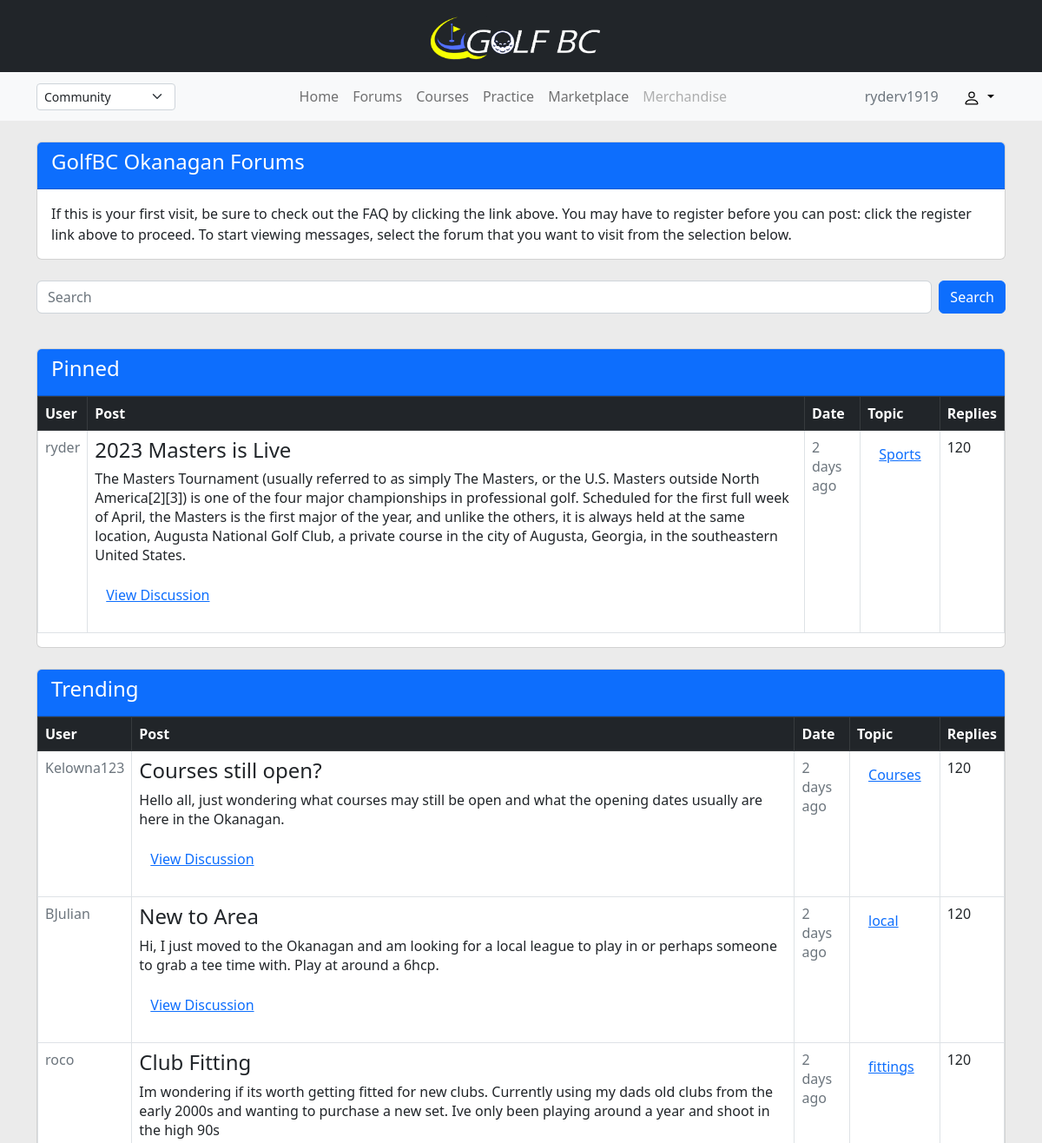
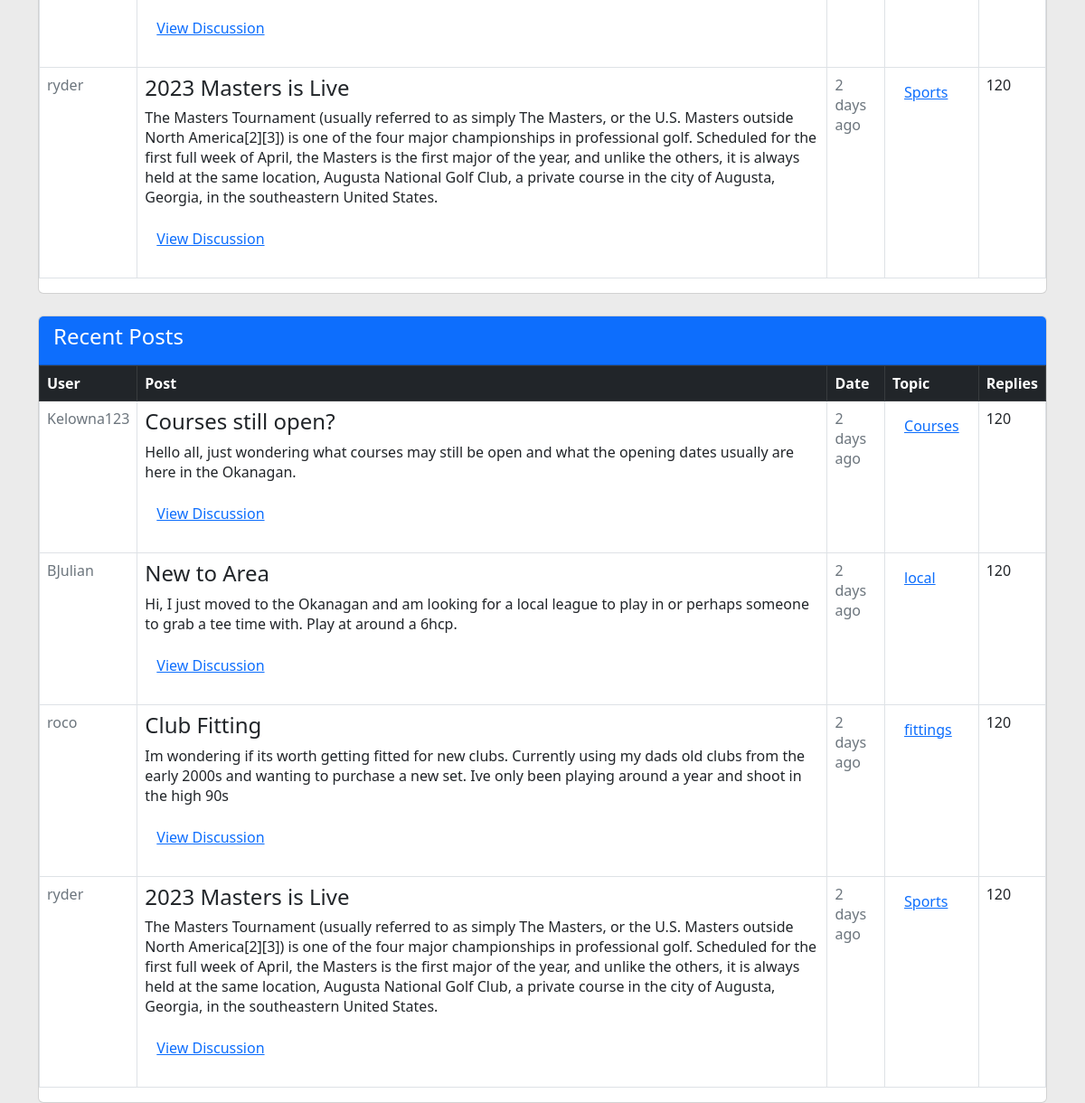
The page /client/forums.php (signed in) on the database its author committed (2 pictures, top to bottom).
### tables this page shows
CREATE TABLE `users` (
  `username` varchar(15) NOT NULL,
  `name` varchar(15) NOT NULL,
  `email` varchar(15) NOT NULL,
  `password` varchar(15) NOT NULL
);

CREATE TABLE `posts` (
  `id` varchar(40) NOT NULL,
  `title` text NOT NULL,
  `description` text NOT NULL,
  `user` varchar(15) NOT NULL,
  `topic` text DEFAULT NULL
);

### server/getTrending.php (the view, shortened to what this page needs)
<?php
include('../server/db_connect.php');
?>
<?php
$posts = mysqli_fetch_all(mysqli_query($connection, "SELECT * FROM posts ORDER BY id ASC"), MYSQLI_ASSOC);
empty($posts) ? $isArray = false : $isArray = true;
                        if ($isArray) {
                            foreach ($posts as $post){
                                echo
                                '
                                <tr>
                                <td scope="row">
                                    <div class="text-muted"><span>'.$post['user'].'</span></div>
                                </td>
                                <td>
                                  <h4 class="card-title">'.$post['title']. '</h4>
                                  <p class = "card-text">'.$post['description'].'</p>
                                  <form method="post" action="viewPost.php">
                                      <button class="btn btn-link" type = "submit">View Discussion</button>
                                          <input type="hidden" name="id" value="'.$post['id'].'"/>
                                  </form>
                              </td>
                              <td>
                              <div class="text-muted"><span>2 days ago</span></div>
                              </td>
                                <td><button class="btn btn-link" type = "submit">'.$post['topic'].'</button></td>
                                <td>120</td>
                                </tr>';;
                            }
                        }else {
                            echo '<script>alert("Unable to display posts")</script>';
                            }
?>

### client/components/headerNav.php (shortened to what this page needs)
<link rel="stylesheet" href= "./style.css">
<?php if (isset($_SESSION['user'])) {
  include('../server/db_connect.php');
  $result = mysqli_query($connection, "SELECT username FROM users WHERE username = '$_SESSION[user]'");
  $username = mysqli_fetch_assoc($result)['username'];
} ?>
<!DOCTYPE html>
<html lang="en">
<head>
        <link href="https://cdn.jsdelivr.net/npm/bootstrap@5.2.3/dist/css/bootstrap.min.css" rel="stylesheet">
        <link rel="stylesheet" href="https://cdn.jsdelivr.net/npm/bootstrap-icons@1.11.1/font/bootstrap-icons.css">
</head>
<body style = "background-color:#EBEBEB;">
<header class = "sticky-top">
<div>
    <nav class="navbar navbar-expand-sm sticky-top bg-dark navbar-dark justify-content-center">
        <a class="navbar-brand">
        <img src="./images/logo3.png" alt="Logo" width="197" height="57" class="d-inline-block align-text-center">
        </a>
    </nav>
<nav class="navbar navbar-expand-lg sticky-top bg-light navbar-light justify-content-center">
    <div class = "container">
    <ul class="nav">
            <li class="nav-item">
                <select class="form-select form-select-sm " aria-label="Default select example">
                    <option selected>Community</option>
                </select>
            </li>
    </ul>
    <div class = "d-flex flex-row mx-auto">
        <ul class="navbar-nav justify-content-center">
            <li class="nav-item">
            <a class="nav-link" href="home.php" target="_top" aria-current="page">Home</a>
            </li>
            <li class="nav-item">
            <a class="nav-link" href="forums.php" target="_top" aria-current="page">Forums</a>
            </li>
            <li class="nav-item">
            <a class="nav-link" href="courses.php" target="_top" aria-current="page">Courses</a>
            </li>
            <li class="nav-item">
            <a class="nav-link" href="practice.php" target="_top" aria-current="page">Practice</a>
            </li>
            <li class="nav-item">
            <a class="nav-link" href="marketplace.php" target="_top" aria-current="page">Marketplace</a>
            </li>
            <li class="nav-item">
            <a class="nav-link disabled" href="" target="_top" aria-current="page">Merchandise</a>
            </li>
        </ul>
    </div>
    <div class="btn-group">
    <?php if (isset($_SESSION['user'])){
                    echo '<ul class = "nav"><li class="nav-item"><a class="nav-link disabled" href="#">' . $username . '</a><li></ul>';
                    } ?>
                    <button class="btn btn-light dropdown-toggle" type="button" data-bs-toggle="dropdown" aria-expanded="false">
                    </button>
        </div>
</div>
</nav>
</div>
</header>

### server/getPinned.php (shortened to what this page needs)
<?php
include('../server/db_connect.php');
?>
<?php
$posts = mysqli_fetch_all(mysqli_query($connection, "SELECT * FROM posts WHERE user = 'ryder';"), MYSQLI_ASSOC);
empty($posts) ? $isArray = false : $isArray = true;
                        if ($isArray) {
                            foreach ($posts as $post){
                                echo
                                    '
                                    <tr>
                                    <td scope="row">
                                        <div class="text-muted"><span>'.$post['user'].'</span></div>
                                    </td>
                                    <td>
                                      <h4 class="card-title">'.$post['title']. '</h4>
                                      <p class = "card-text">'.$post['description'].'</p>
                                      <form method="post" action="../client/viewPost.php">
                                          <button class="btn btn-link" type = "submit">View Discussion</button>
                                              <input type="hidden" name="id" value="'.$post['id'].'"/>
                                      </form>
                                  </td>
                                  <td>
                                  <div class="text-muted"><p>2 days ago</p></div>
                                  </td>
                                    <td><button class="btn btn-link" type = "submit">'.$post['topic'].'</button></td>
                                    <td>120</td>
                                    </tr>';
                            }
                        }else {
                            echo '<script>alert("Unable to display posts")</script>';
                            }
?>

### rows shown on the page
users: username "ryderv1919"
posts: user "ryder", title "2023 Masters is Live", description "The Masters Tournament (usually referred to as simply The Masters, or the U.S. Masters outside North America[2][3]) is one of the four major championships in professional golf. Scheduled for the first full week of April, the Masters is the first major of the year, and unlike the others, it is always held at the same location, Augusta National Golf Club, a private course in the city of Augusta, Georgia, in the southeastern United States.", topic "Sports"
posts: user "Kelowna123", title "Courses still open?", description "Hello all, just wondering what courses may still be open and what the opening dates usually are here in the Okanagan.", topic "Courses"
posts: user "BJulian", title "New to Area", description "Hi, I just moved to the Okanagan and am looking for a local league to play in or perhaps someone to grab a tee time with. Play at around a 6hcp.", topic "local"
posts: user "roco", title "Club Fitting", description "Im wondering if its worth getting fitted for new clubs. Currently using my dads old clubs from the early 2000s and wanting to purchase a new set. Ive only been playing around a year and shoot in the high 90s", topic "fittings"
